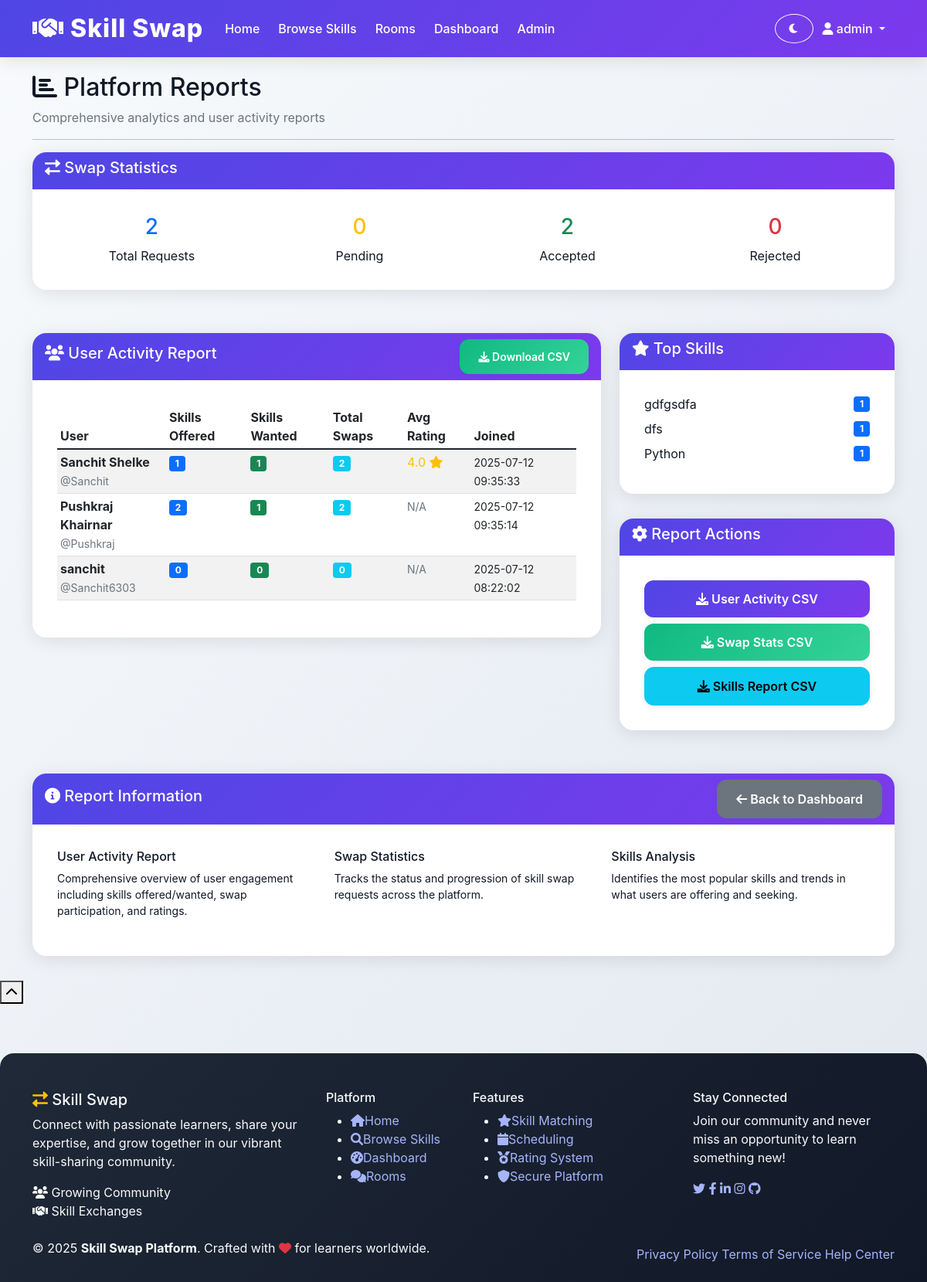
The page /admin/reports (signed in) on the database its author committed.
### tables this page shows
CREATE TABLE users (
            id INTEGER PRIMARY KEY AUTOINCREMENT,
            username TEXT UNIQUE NOT NULL,
            email TEXT UNIQUE NOT NULL,
            password_hash TEXT NOT NULL,
            name TEXT NOT NULL,
            location TEXT,
            profile_photo TEXT,
            is_public INTEGER DEFAULT 1,
            availability TEXT,
            is_admin INTEGER DEFAULT 0,
            is_banned INTEGER DEFAULT 0,
            created_at TIMESTAMP DEFAULT CURRENT_TIMESTAMP
        );

CREATE TABLE skills_offered (
            id INTEGER PRIMARY KEY AUTOINCREMENT,
            user_id INTEGER,
            skill_name TEXT NOT NULL,
            description TEXT,
            is_approved INTEGER DEFAULT 1,
            created_at TIMESTAMP DEFAULT CURRENT_TIMESTAMP,
            FOREIGN KEY (user_id) REFERENCES users (id)
        );

### app.py (the view)
@app.route('/admin/reports')
def admin_reports():
    if 'user_id' not in session or not session.get('is_admin'):
        flash('Access denied!')
        return redirect(url_for('login'))
    conn = get_db_connection()
    user_activity = conn.execute('''
        SELECT u.name, u.username, u.created_at,
               (SELECT COUNT(*) FROM skills_offered WHERE user_id = u.id) as skills_offered,
               (SELECT COUNT(*) FROM skills_wanted WHERE user_id = u.id) as skills_wanted,
               (SELECT COUNT(*) FROM swap_requests WHERE requester_id = u.id OR provider_id = u.id) as total_swaps,
               (SELECT AVG(rating) FROM ratings WHERE rated_id = u.id) as avg_rating
        FROM users u
        WHERE u.is_admin = 0
        ORDER BY u.created_at DESC
    ''').fetchall()
    swap_stats = conn.execute('''
        SELECT
            COUNT(*) as total_requests,
            SUM(CASE WHEN status = 'pending' THEN 1 ELSE 0 END) as pending,
            SUM(CASE WHEN status = 'accepted' THEN 1 ELSE 0 END) as accepted,
            SUM(CASE WHEN status = 'rejected' THEN 1 ELSE 0 END) as rejected
        FROM swap_requests
    ''').fetchone()
    top_skills = conn.execute('''
        SELECT skill_name, COUNT(*) as count
        FROM skills_offered
        WHERE is_approved = 1
        GROUP BY skill_name
        ORDER BY count DESC
        LIMIT 10
    ''').fetchall()
    conn.close()
    return render_template('admin_reports.html',
                         user_activity=user_activity,
                         swap_stats=swap_stats,
                         top_skills=top_skills)

### templates/admin_reports.html (shortened to what this page needs)
{% extends "base.html" %}
{% block content %}
<div class="row">
    <div class="col-md-12">
        <h2><i class="fas fa-chart-bar"></i> Platform Reports</h2>
        <p class="text-muted">Comprehensive analytics and user activity reports</p>
        <hr>
    </div>
</div>
<div class="row mb-4">
    <div class="col-md-12">
        <div class="card">
            <div class="card-header">
                <h5><i class="fas fa-exchange-alt"></i> Swap Statistics</h5>
            </div>
            <div class="card-body">
                <div class="row text-center">
                    <div class="col-md-3">
                        <h3 class="text-primary">{{ swap_stats.total_requests }}</h3>
                        <p class="mb-0">Total Requests</p>
                    </div>
                    <div class="col-md-3">
                        <h3 class="text-warning">{{ swap_stats.pending }}</h3>
                        <p class="mb-0">Pending</p>
                    </div>
                    <div class="col-md-3">
                        <h3 class="text-success">{{ swap_stats.accepted }}</h3>
                        <p class="mb-0">Accepted</p>
                    </div>
                    <div class="col-md-3">
                        <h3 class="text-danger">{{ swap_stats.rejected }}</h3>
                        <p class="mb-0">Rejected</p>
                    </div>
                </div>
            </div>
        </div>
    </div>
</div>
<div class="row">
    <div class="col-lg-8">
        <div class="card">
            <div class="card-header d-flex justify-content-between align-items-center">
                <h5><i class="fas fa-users"></i> User Activity Report</h5>
                <button class="btn btn-sm btn-success" onclick="downloadUserReport()">
                    <i class="fas fa-download"></i> Download CSV
                </button>
            </div>
            <div class="card-body">
                <div class="table-responsive">
                    <table class="table table-striped table-sm" id="userActivityTable">
                        <thead>
                            <tr>
                                <th>User</th>
                                <th>Skills Offered</th>
                                <th>Skills Wanted</th>
                                <th>Total Swaps</th>
                                <th>Avg Rating</th>
                                <th>Joined</th>
                            </tr>
                        </thead>
                        <tbody>
                            {% for user in user_activity %}
                                <tr>
                                    <td>
                                        <strong>{{ user.name }}</strong><br>
                                        <small class="text-muted">@{{ user.username }}</small>
                                    </td>
                                    <td><span class="badge bg-primary">{{ user.skills_offered }}</span></td>
                                    <td><span class="badge bg-success">{{ user.skills_wanted }}</span></td>
                                    <td><span class="badge bg-info">{{ user.total_swaps }}</span></td>
                                    <td>
                                        {% if user.avg_rating %}
                                            <span class="text-warning">
                                                {{ "%.1f"|format(user.avg_rating) }}
                                                <i class="fas fa-star"></i>
                                            </span>
                                        {% else %}
                                            <small class="text-muted">N/A</small>
                                        {% endif %}
                                    </td>
                                    <td><small>{{ user.created_at }}</small></td>
                                </tr>
                            {% endfor %}
                        </tbody>
                    </table>
                </div>
            </div>
        </div>
    </div>
    <div class="col-lg-4">
        <div class="card">
            <div class="card-header">
                <h5><i class="fas fa-star"></i> Top Skills</h5>
            </div>
            <div class="card-body">
                {% if top_skills %}
                    {% for skill in top_skills %}
                        <div class="d-flex justify-content-between align-items-center mb-2">
                            <span>{{ skill.skill_name }}</span>
                            <span class="badge bg-primary">{{ skill.count }}</span>
                        </div>
                    {% endfor %}
                {% else %}
                    <p class="text-muted">No skills data available.</p>
                {% endif %}
            </div>
        </div>
        <div class="card mt-3">
            <div class="card-header">
                <h5><i class="fas fa-cog"></i> Report Actions</h5>
            </div>
            <div class="card-body">
                <div class="d-grid gap-2">
                    <button class="btn btn-primary" onclick="downloadUserReport()">
                        <i class="fas fa-download"></i> User Activity CSV
                    </button>
                    <button class="btn btn-success" onclick="downloadSwapReport()">
                        <i class="fas fa-download"></i> Swap Stats CSV
                    </button>
                    <button class="btn btn-info" onclick="downloadSkillsReport()">
                        <i class="fas fa-download"></i> Skills Report CSV
                    </button>
                </div>
            </div>
        </div>
    </div>
</div>
<div class="row mt-4">
    <div class="col-md-12">
        <div class="card">
            <div class="card-header d-flex justify-content-between align-items-center">
                <h5><i class="fas fa-info-circle"></i> Report Information</h5>
                <a href="{{ url_for('admin_dashboard') }}" class="btn btn-secondary">
                    <i class="fas fa-arrow-left"></i> Back to Dashboard
                </a>
            </div>
            <div class="card-body">
                <div class="row">
                    <div class="col-md-4">
                        <h6>User Activity Report</h6>
                        <p class="small">Comprehensive overview of user engagement including skills offered/wanted, swap participation, and ratings.</p>
                    </div>
                    <div class="col-md-4">
                        <h6>Swap Statistics</h6>
                        <p class="small">Tracks the status and progression of skill swap requests across the platform.</p>
                    </div>
                    <div class="col-md-4">
                        <h6>Skills Analysis</h6>
                        <p class="small">Identifies the most popular skills and trends in what users are offering and seeking.</p>
                    </div>
                </div>
            </div>
        </div>
    </div>
</div>
{% endblock %}

### rows shown on the page
users: name "Sanchit Shelke", username "Sanchit", skills_offered "1", skills_wanted "1", total_swaps "2", avg_rating "4.0", created_at "2025-07-12 09:35:33"
users: name "Pushkraj Khairnar", username "Pushkraj", skills_offered "2", skills_wanted "1", total_swaps "2", shows "N/A", created_at "2025-07-12 09:35:14"
users: name "sanchit", username "Sanchit6303", skills_offered "0", skills_wanted "0", total_swaps "0", shows "N/A", created_at "2025-07-12 08:22:02"
skills_offered: skill_name "gdfgsdfa", count "1"
skills_offered: skill_name "dfs", count "1"
skills_offered: skill_name "Python", count "1"

### other values the page prints
{{ session.username }} "admin"
{{ swap_stats.total_requests }} "2"
{{ swap_stats.pending }} "0"
{{ swap_stats.accepted }} "2"
{{ swap_stats.rejected }} "0"
